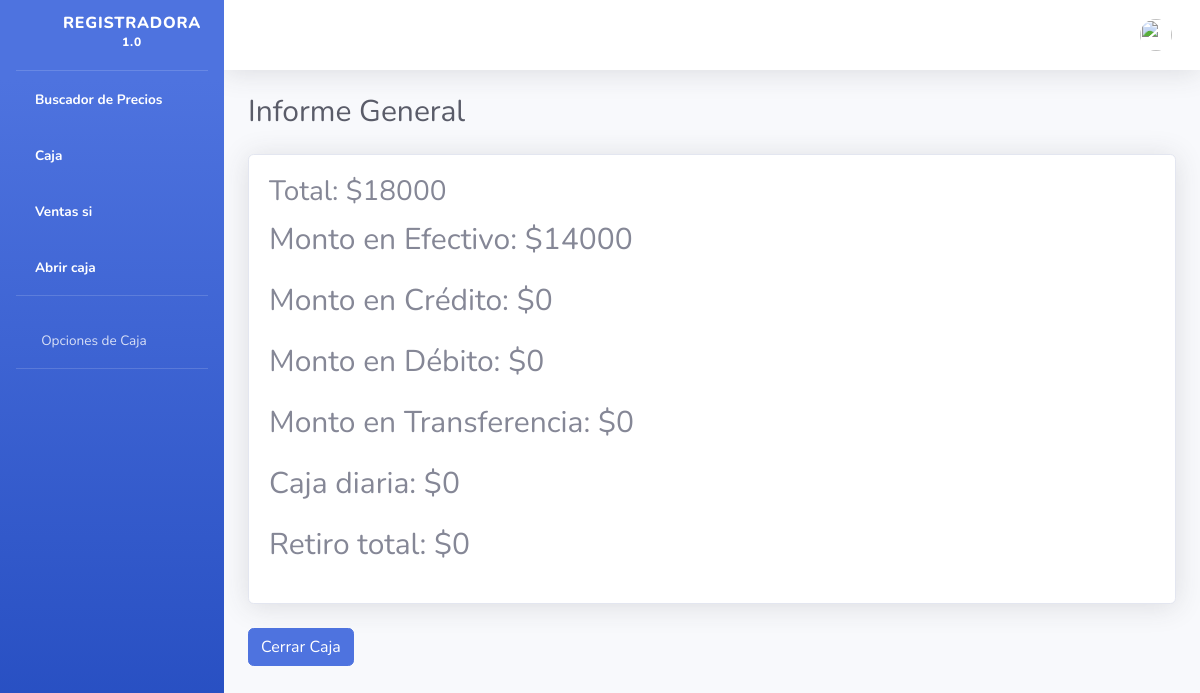
Page /informe-general/ on the committed database.
### core/models.py (models this page shows, shortened)
class Configuracion(models.Model):
    id = models.AutoField(primary_key=True)
    decimales = models.PositiveIntegerField(default=2)
    clave_anulacion = models.CharField(max_length=20)
    idioma = models.CharField(max_length=20)
    imprimir_opciones = (
        ('no', 'No imprimir'),
        ('con_corte', 'Imprimir con corte'),
        ('sin_corte', 'Imprimir sin corte'),
    )
    imprimir = models.CharField(max_length=20, choices=imprimir_opciones, default='no')
    porcentaje_iva = models.DecimalField(max_digits=5, decimal_places=2, default=0.0)
    tamano_letra = models.PositiveIntegerField(default=10)  # Ejemplo: tamaño de letra por defecto de 10 puntos

class CajaDiaria(models.Model):
    id = models.AutoField(primary_key=True)
    monto = models.DecimalField(max_digits=10, decimal_places=2,default=0.0)
    retiro = models.DecimalField(max_digits=10, decimal_places=2, default=0.0)

### core/views.py (the view)
# urls.py: path('informe-general/', views.informe_general, name='informe_general'),
def informe_general(request):
    caja_diaria, created = CajaDiaria.objects.get_or_create(id=1, defaults={'monto': 0.0, 'retiro': 0.0})
    try:
        ultima_fecha_registro = RegistroTransaccion.objects.latest('fecha_ingreso').fecha_ingreso
    except RegistroTransaccion.DoesNotExist:
        ultima_fecha_registro = None
    if ultima_fecha_registro:
        ventas_despues_ultima_fecha = Venta.objects.filter(fecha_hora__gte=ultima_fecha_registro)
    else:
        ventas_despues_ultima_fecha = Venta.objects.all()
    total_ventas_despues_ultima_fecha = ventas_despues_ultima_fecha.aggregate(Sum('total'))['total__sum'] or 0
    monto_efectivo = FormaPago.objects.filter(venta__in=ventas_despues_ultima_fecha, tipo_pago='efectivo').aggregate(Sum('monto'))['monto__sum'] or 0
    monto_credito = FormaPago.objects.filter(venta__in=ventas_despues_ultima_fecha, tipo_pago='credito').aggregate(Sum('monto'))['monto__sum'] or 0
    monto_debito = FormaPago.objects.filter(venta__in=ventas_despues_ultima_fecha, tipo_pago='debito').aggregate(Sum('monto'))['monto__sum'] or 0
    monto_transferencia = FormaPago.objects.filter(venta__in=ventas_despues_ultima_fecha, tipo_pago='transferencia').aggregate(Sum('monto'))['monto__sum'] or 0
    return render(request, 'informe_general.html', {
        'total_ventas_despues_ultima_fecha': total_ventas_despues_ultima_fecha,
        'monto_efectivo': monto_efectivo,
        'monto_credito': monto_credito,
        'monto_debito': monto_debito,
        'monto_transferencia': monto_transferencia,
        'monto_retiro' : caja_diaria.retiro,
        'monto_caja' : caja_diaria.monto,
    })

### core/funciones.py (called while the page is built)
def get_github_latest_release_date():
    try:
        url = "https://api.github.com/repos/gladoncio/caja_registradora/releases/latest"
        response = requests.get(url)
        data = response.json()
        latest_release_date = data["published_at"]
        return latest_release_date
    except Exception as e:
        return None  # En caso de error, devuelve None o una fecha predeterminada

def verificar_actualizacion(request):
    context = {'actualizado' : "si"}
    actualizacion = ActualizacionModel.objects.first()
    if actualizacion:
        fecha_guardada = actualizacion.fecha_actualizacion
        try:
            latest_release_date = get_github_latest_release_date()
            fecha_github = datetime.strptime(latest_release_date, "%Y-%m-%dT%H:%M:%SZ")
            if fecha_guardada >= fecha_github:
                context = {'actualizado' : "no"}
                return context
        except Exception as e:
            return context
    return context

### core/global.py (called while the page is built)
def variables_globales(request):
    configuracion = Configuracion.objects.first()  # Suponiendo que tienes una única configuración
    context = {'configuracion' : configuracion}
    return context

### core/templates/informe_general.html (shortened to what this page needs)
{% extends 'base/nav.html' %}
{% block body %}
<div class="container-fluid">
    <h1 class="h3 mb-4 text-gray-800 resize-text">Informe General</h1>
    <div class="row">
        <div class="col-lg-12">
            <div class="card shadow mb-4">
                <div class="card-body resize-text">
                    <h3>Total: ${{ total_ventas_despues_ultima_fecha|floatformat:configuracion.decimales  }}</h3>
                    <p>Monto en Efectivo: ${{ monto_efectivo|floatformat:configuracion.decimales  }}</p>
                    <p>Monto en Crédito: ${{ monto_credito|floatformat:configuracion.decimales  }}</p>
                    <p>Monto en Débito: ${{ monto_debito|floatformat:configuracion.decimales  }}</p>
                    <p>Monto en Transferencia: ${{ monto_transferencia|floatformat:configuracion.decimales  }}</p>
                    <p>Caja diaria: ${{ monto_caja|floatformat:configuracion.decimales  }}</p>
                    <p>Retiro total: ${{ monto_retiro|floatformat:configuracion.decimales  }}</p>
                </div>
            </div>
        </div>
    </div>
    <div class="row">
        <div class="col-lg-12">
            <button id="abrirModalBtn" class="btn btn-primary">Cerrar Caja</button>
        </div>
    </div>
</div>
{% endblock %}

### rows in the picture
Configuracion: decimales "18000", decimales "14000", decimales "0"
CajaDiaria: monto.decimales "0", retiro.decimales "0"

### other values in the picture
{{ actualizado }} "si"
